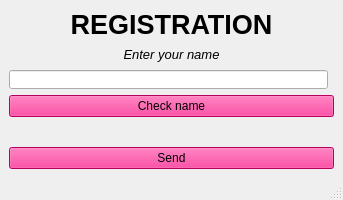
<?xml version="1.0" encoding="UTF-8"?>
<ui version="4.0">
 <class>MainWindow</class>
 <widget class="QMainWindow" name="MainWindow">
  <property name="geometry">
   <rect>
    <x>0</x>
    <y>0</y>
    <width>343</width>
    <height>200</height>
   </rect>
  </property>
  <property name="windowTitle">
   <string>MainWindow</string>
  </property>
  <widget class="QWidget" name="centralwidget">
   <layout class="QGridLayout" name="gridLayout">
    <item row="0" column="0">
     <layout class="QGridLayout" name="reg_grid">
      <item row="3" column="0" colspan="2">
       <widget class="QPushButton" name="check_name">
        <property name="styleSheet">
         <string notr="true">background-color: rgb(255, 0, 127);</string>
        </property>
        <property name="text">
         <string>Check name</string>
        </property>
       </widget>
      </item>
      <item row="0" column="0" colspan="2">
       <widget class="QLabel" name="reg">
        <property name="minimumSize">
         <size>
          <width>269</width>
          <height>25</height>
         </size>
        </property>
        <property name="text">
         <string>&lt;html&gt;&lt;head/&gt;&lt;body&gt;&lt;p align=&quot;center&quot;&gt;&lt;span style=&quot; font-size:20pt; font-weight:600;&quot;&gt;REGISTRATION&lt;/span&gt;&lt;/p&gt;&lt;/body&gt;&lt;/html&gt;</string>
        </property>
       </widget>
      </item>
      <item row="1" column="0" colspan="2">
       <widget class="QLabel" name="reg_enter">
        <property name="minimumSize">
         <size>
          <width>269</width>
          <height>13</height>
         </size>
        </property>
        <property name="text">
         <string>&lt;html&gt;&lt;head/&gt;&lt;body&gt;&lt;p align=&quot;center&quot;&gt;&lt;span style=&quot; font-size:10pt; font-style:italic;&quot;&gt;Enter your name&lt;/span&gt;&lt;/p&gt;&lt;/body&gt;&lt;/html&gt;</string>
        </property>
       </widget>
      </item>
      <item row="4" column="0" colspan="2">
       <widget class="QLabel" name="status">
        <property name="text">
         <string/>
        </property>
       </widget>
      </item>
      <item row="2" column="0">
       <widget class="QLineEdit" name="lineEdit">
        <property name="maximumSize">
         <size>
          <width>16777215</width>
          <height>19</height>
         </size>
        </property>
       </widget>
      </item>
     </layout>
    </item>
    <item row="1" column="0">
     <widget class="QPushButton" name="send_room">
      <property name="minimumSize">
       <size>
        <width>269</width>
        <height>17</height>
       </size>
      </property>
      <property name="styleSheet">
       <string notr="true">background-color: rgb(255, 0, 127);</string>
      </property>
      <property name="text">
       <string>Send</string>
      </property>
     </widget>
    </item>
   </layout>
  </widget>
  <widget class="QMenuBar" name="menubar">
   <property name="geometry">
    <rect>
     <x>0</x>
     <y>0</y>
     <width>283</width>
     <height>18</height>
    </rect>
   </property>
  </widget>
  <widget class="QStatusBar" name="statusbar"/>
 </widget>
 <resources/>
 <connections/>
</ui>
